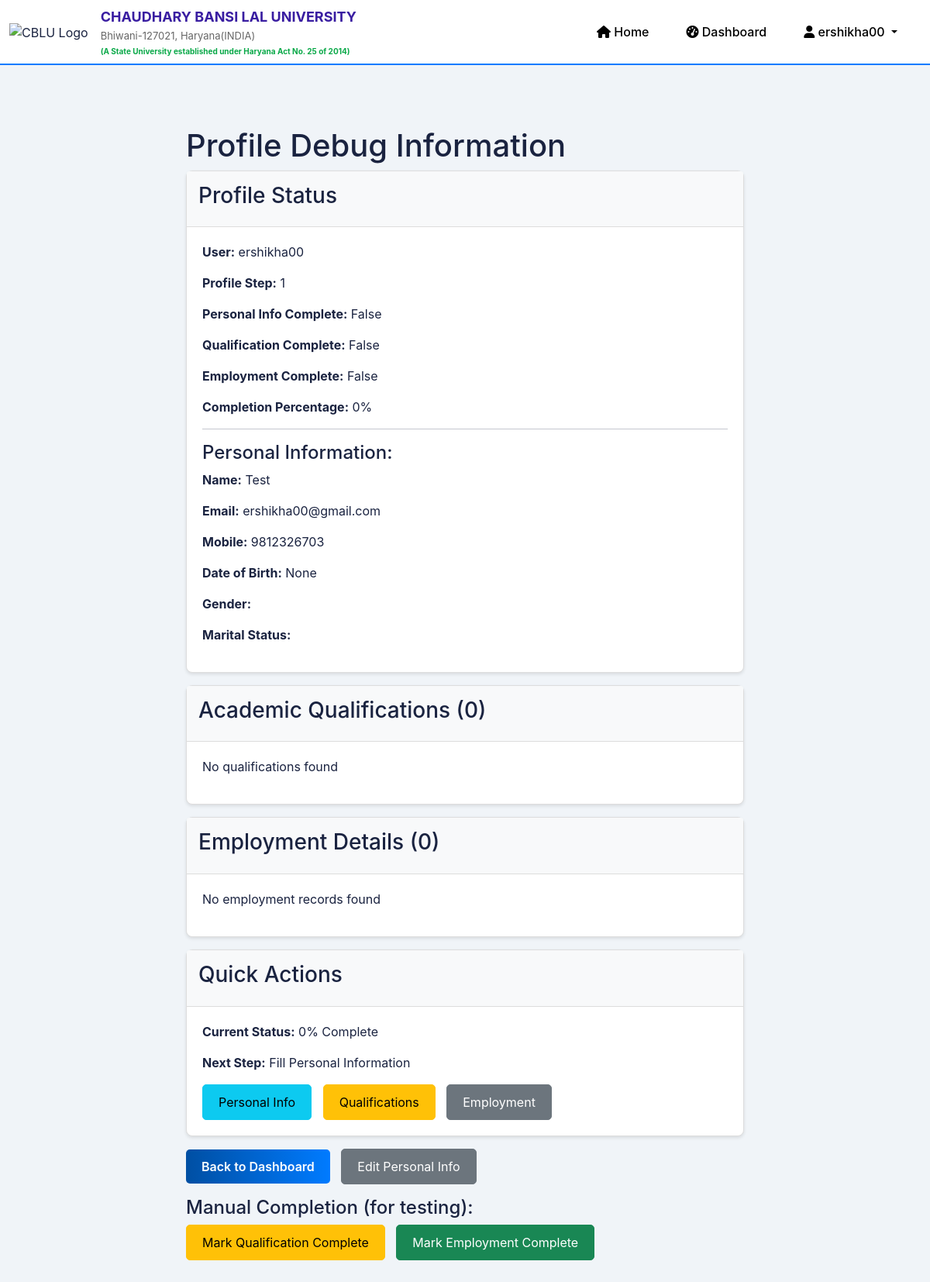
Screenshot of /debug/ (signed in) with the database file from the repository.
### phd_admission/models.py (models this page shows, shortened)
class UserProfile(models.Model):
    GENDER_CHOICES = [
        ('M', 'Male'),
        ('F', 'Female'),
        ('O', 'Other'),
    ]
    MARITAL_STATUS_CHOICES = [
        ('S', 'Single'),
        ('M', 'Married'),
        ('D', 'Divorced'),
        ('W', 'Widowed'),
    ]
    user = models.OneToOneField(User, on_delete=models.CASCADE, related_name='profile')
    email = models.EmailField(blank=True, null=True)
    mobile_number = models.CharField(max_length=15, blank=True, null=True)
    date_of_birth = models.DateField(blank=True, null=True)
    gender = models.CharField(max_length=1, choices=GENDER_CHOICES, blank=True, null=True)
    marital_status = models.CharField(max_length=1, choices=MARITAL_STATUS_CHOICES, blank=True, null=True)
    profile_step = models.PositiveIntegerField(default=1)  # 1: Personal Info, 2: Qualification, 3: Employment
    is_personal_info_complete = models.BooleanField(default=False)
    is_qualification_complete = models.BooleanField(default=False)
    is_employment_complete = models.BooleanField(default=False)
    created_at = models.DateTimeField(auto_now_add=True)
    updated_at = models.DateTimeField(auto_now=True)
    class Meta:
        verbose_name = "User Profile"
        verbose_name_plural = "User Profiles"
    @property
    def completion_percentage(self):
        completed_steps = 0
        if self.is_personal_info_complete:
            completed_steps += 1
        if self.is_qualification_complete:
            completed_steps += 1
        if self.is_employment_complete:
            completed_steps += 1
        return int((completed_steps / 3) * 100)
    def get_gender_display(self):
        return dict(self.GENDER_CHOICES).get(self.gender, '')
    def get_marital_status_display(self):
        return dict(self.MARITAL_STATUS_CHOICES).get(self.marital_status, '')

### phd_admission/views.py (the view)
# urls.py: path('debug/', views.debug_profile, name='debug_profile'),
@login_required
def debug_profile(request):
    from employment_details.models import EmploymentDetail
    from phd_academic_qualifications.models import AcademicQualification
    profile = UserProfile.objects.get(user=request.user)
    user_quals = AcademicQualification.objects.filter(user=request.user)
    user_emps = EmploymentDetail.objects.filter(user=request.user)
    context = {
        'profile': profile,
        'user_quals': user_quals,
        'user_emps': user_emps,
        'completion_percentage': profile.completion_percentage,
    }
    return render(request, 'debug_profile.html', context)

### templates/debug_profile.html (shortened to what this page needs)
{% extends 'base.html' %}
{% block content %}
<div class="container">
    <h1>Profile Debug Information</h1>
    <div class="card">
        <div class="card-header">
            <h3>Profile Status</h3>
        </div>
        <div class="card-body">
            <p><strong>User:</strong> {{ profile.user.username }}</p>
            <p><strong>Profile Step:</strong> {{ profile.profile_step }}</p>
            <p><strong>Personal Info Complete:</strong> {{ profile.is_personal_info_complete }}</p>
            <p><strong>Qualification Complete:</strong> {{ profile.is_qualification_complete }}</p>
            <p><strong>Employment Complete:</strong> {{ profile.is_employment_complete }}</p>
            <p><strong>Completion Percentage:</strong> {{ completion_percentage }}%</p>
            <hr>
            <h4>Personal Information:</h4>
            <p><strong>Name:</strong> {{ profile.user.first_name }}</p>
            <p><strong>Email:</strong> {{ profile.user.email }}</p>
            <p><strong>Mobile:</strong> {{ profile.mobile_number }}</p>
            <p><strong>Date of Birth:</strong> {{ profile.date_of_birth }}</p>
            <p><strong>Gender:</strong> {{ profile.get_gender_display }}</p>
            <p><strong>Marital Status:</strong> {{ profile.get_marital_status_display }}</p>
        </div>
    </div>
    <div class="card mt-3">
        <div class="card-header">
            <h3>Academic Qualifications ({{ user_quals.count }})</h3>
        </div>
        <div class="card-body">
            {% for qual in user_quals %}
                <div class="border-bottom pb-2 mb-2">
                    <p><strong>Examination:</strong> {{ qual.get_examination_passed_display }}</p>
                    <p><strong>University:</strong> {{ qual.university_board }}</p>
                    <p><strong>Year:</strong> {{ qual.year_of_passing }}</p>
                    <p><strong>Roll No:</strong> {{ qual.roll_number }}</p>
                </div>
            {% empty %}
                <p>No qualifications found</p>
            {% endfor %}
        </div>
    </div>
    <div class="card mt-3">
        <div class="card-header">
            <h3>Employment Details ({{ user_emps.count }})</h3>
        </div>
        <div class="card-body">
            {% for emp in user_emps %}
                <div class="border-bottom pb-2 mb-2">
                    <p><strong>Post:</strong> {{ emp.post_held }}</p>
                    <p><strong>Organization:</strong> {{ emp.organization }}</p>
                    <p><strong>From:</strong> {{ emp.from_date }}</p>
                    <p><strong>To:</strong> {{ emp.to_date }}</p>
                    <p><strong>Job Type:</strong> {{ emp.job_type }}</p>
                </div>
            {% empty %}
                <p>No employment records found</p>
            {% endfor %}
        </div>
    </div>
    <div class="card mt-3">
        <div class="card-header">
            <h3>Quick Actions</h3>
        </div>
        <div class="card-body">
            <p><strong>Current Status:</strong> {{ completion_percentage }}% Complete</p>
            <p><strong>Next Step:</strong>
                {% if profile.is_personal_info_complete and not profile.is_qualification_complete %}
                    Fill Academic Qualifications
                {% elif profile.is_qualification_complete and not profile.is_employment_complete %}
                    Fill Employment Details
                {% elif profile.is_employment_complete %}
                    Profile Complete! 🎉
                {% else %}
                    Fill Personal Information
                {% endif %}
            </p>
            <div class="mt-3">
                <a href="{% url 'profile_personal_info' %}" class="btn btn-info">Personal Info</a>
                <a href="{% url 'profile_qualification' %}" class="btn btn-warning">Qualifications</a>
                <a href="/employment/" class="btn btn-secondary">Employment</a>
            </div>
        </div>
    </div>
    <div class="mt-3">
        <a href="{% url 'dashboard' %}" class="btn btn-primary">Back to Dashboard</a>
        <a href="{% url 'profile_personal_info' %}" class="btn btn-secondary">Edit Personal Info</a>
        <div class="mt-3">
            <h4>Manual Completion (for testing):</h4>
            <form method="post" action="{% url 'complete_qualification' %}" style="display: inline;">
                <button type="submit" class="btn btn-warning">Mark Qualification Complete</button>
            </form>
            <form method="post" action="{% url 'complete_employment' %}" style="display: inline;">
                <button type="submit" class="btn btn-success">Mark Employment Complete</button>
            </form>
        </div>
    </div>
</div>
{% endblock %}

### templates/base.html (shortened to what this page needs)
<!DOCTYPE html>
<html lang="en">
<head>
    <link href="https://cdn.jsdelivr.net/npm/bootstrap@5.1.3/dist/css/bootstrap.min.css" rel="stylesheet">
    <link rel="stylesheet" href="https://cdnjs.cloudflare.com/ajax/libs/font-awesome/6.0.0/css/all.min.css">
</head>
<body>
<div class="container-fluid" style="background: #fff; border-bottom: 2px solid #007bff; padding: 0;">
    <div class="container-fluid">
        <div class="row align-items-center">
            <div class="col-md-6 col-sm-6 col-xs-12">
                <div class="d-flex align-items-center py-2">
                    <div class="me-3">
                        <img src="https://d2f8si4msg5dzg.cloudfront.net/images/cblu.png" style="height:50px; width:55px;" alt="CBLU Logo">
                    </div>
                    <div>
                        <p style="color:#391DA1;font-size:large;font-weight:bold;margin: 0px 0px 2px 0px;">
                            CHAUDHARY BANSI LAL UNIVERSITY
                        </p>
                        <p style="color:#666;font-size:small;margin: 0px 0px 2px 0px;">
                            Bhiwani-127021, Haryana(INDIA)
                        </p>
                        <p style="color:#08A847;font-size:x-small;font-weight:bold;margin: 0px;">
                            (A State University established under Haryana Act No. 25 of 2014)
                        </p>
                    </div>
                </div>
            </div>
            <div class="col-md-6 col-sm-6 col-xs-12">
                <div class="d-flex align-items-center justify-content-end py-2" style="background: #fff; height: 100%;">
                    <div class="d-flex align-items-center">
                        <a href="{% url 'home' %}" class="btn text-black me-2" style="background: transparent; border: none; font-weight: 500;">
                            <i class="fas fa-home"></i> Home
                        </a>
                        {% if user.is_authenticated %}
                            <a href="{% url 'dashboard' %}" class="btn text-black me-2" style="background: transparent; border: none; font-weight: 500;">
                                <i class="fas fa-tachometer-alt"></i> Dashboard
                            </a>
                            <div class="dropdown">
                                <a class="btn text-black dropdown-toggle" href="#" role="button" data-bs-toggle="dropdown" style="background: transparent; border: none; font-weight: 500;">
                                    <i class="fas fa-user"></i> {{ user.username }}
                                </a>
                            </div>
                        {% endif %}
                    </div>
                </div>
            </div>
        </div>
    </div>
</div>
    <div class="container main-container">
        {% block content %}
        {% endblock %}
    </div>
</body>
</html>

### templates/base.html (style rules this page uses)
:root { --primary: #007bff; --primary-dark: #0056b3; --primary-light: #e8f2ff; --bg: #f0f4f8; --card: #ffffff; --border: #cce0ff; --text: #1a2340; --muted: #6b7a99; }
body { background: var(--bg); font-family: 'Inter', sans-serif; color: var(--text); min-height: 100vh; }
.main-container { padding: 0rem; }
.card { border: 1px solid var(--border); border-radius: 10px; box-shadow: 0 2px 12px rgba(0,123,255,0.07); }
.btn-primary { background: linear-gradient(90deg, #004fa3, #007bff); border: none; font-weight: 600; }

### templates/debug_profile.html (style rules this page uses)
.container { max-width: 800px; margin: 20px auto; padding: 20px; }
.card { border: 1px solid #ddd; border-radius: 8px; box-shadow: 0 2px 4px rgba(0,0,0,0.1); }
.card-header { background-color: #f8f9fa; padding: 15px; border-bottom: 1px solid #ddd; }
.card-body { padding: 20px; }
.btn { padding: 10px 20px; margin-right: 10px; text-decoration: none; border-radius: 5px; display: inline-block; }
.btn-primary { background-color: #007bff; color: white; }
.btn-secondary { background-color: #6c757d; color: white; }

### rows the page displays
UserProfile: user.username "ershikha00", profile_step "1", is_personal_info_complete "False", is_qualification_complete "False", is_employment_complete "False", user.first_name "Test", user.email "ershikha00@gmail.com", mobile_number "9812326703", date_of_birth "None"

### other values shown
{{ user.username }} "ershikha00"
{{ completion_percentage }} "0"
{{ user_quals.count }} "0"
{{ user_emps.count }} "0"
